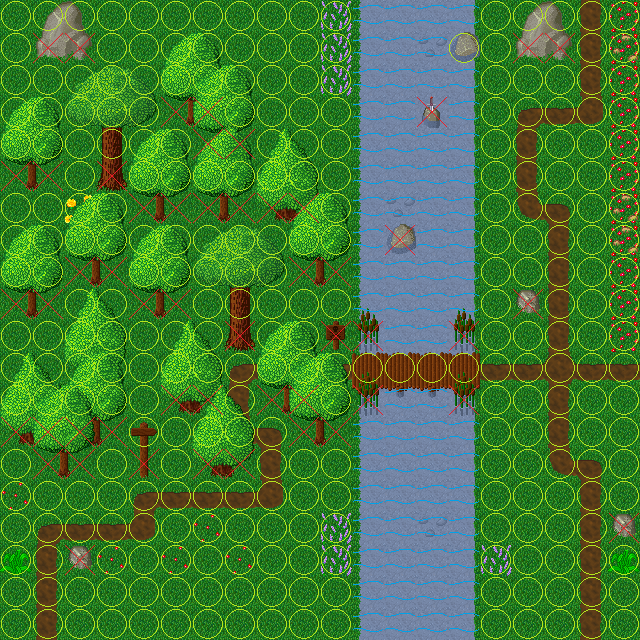

This game map was drawn from its Tiled (.tmx) file and the tilesets committed beside it. A one-line description and the trimmed map source follow:
An orthogonal 20x20 tile map with 32x32 px tiles, 6 tile layers (TestLayer bot, TestLayer second, tres, player, ...), 2 tilesets.

<map version="1.0" orientation="orthogonal" width="20" height="20" tilewidth="32" tileheight="32">
 <properties>
  <property name="type" value="com.valarion.tileengine.defaultengine.MapContainer" />
 </properties>
 <tileset firstgid="1" name="TestTileset" tilewidth="32" tileheight="32">
  <image source="../tileset/tileset.png" width="512" height="512" />
 </tileset>
 <tileset firstgid="257" name="types" tilewidth="32" tileheight="32">
  <image source="../tileset/types.png" width="96" height="32" />
  <tile id="0">
   <properties>
    <property name="type" value="walkable" />
   </properties>
  </tile>
  <tile id="1">
   <properties>
    <property name="blocked" value="true" />
    <property name="type" value="blocked" />
   </properties>
  </tile>
  <tile id="2">
   <properties>
    <property name="blocked" value="true" />
    <property name="type" value="water" />
   </properties>
  </tile>
 </tileset>
 <layer name="TestLayer bot" width="20" height="20">
  <data>[400 cells, 400 non-empty, 4 distinct tile ids]</data>
 </layer>
 <layer name="TestLayer second" width="20" height="20">
  <data>[400 cells, 139 non-empty, 30 distinct tile ids]</data>
 </layer>
 <layer name="tres" width="20" height="20">
  <data>[400 cells, 7 non-empty, 2 distinct tile ids]</data>
 </layer>
 <layer name="player" width="20" height="20">
  <data>[400 cells, 0 non-empty, 0 distinct tile ids]</data>
 </layer>
 <layer name="TestLayer top" width="20" height="20">
  <data>[400 cells, 90 non-empty, 20 distinct tile ids]</data>
 </layer>
 <layer name="types" width="20" height="20">
  <data>[400 cells, 400 non-empty, 3 distinct tile ids]</data>
 </layer>
</map>
